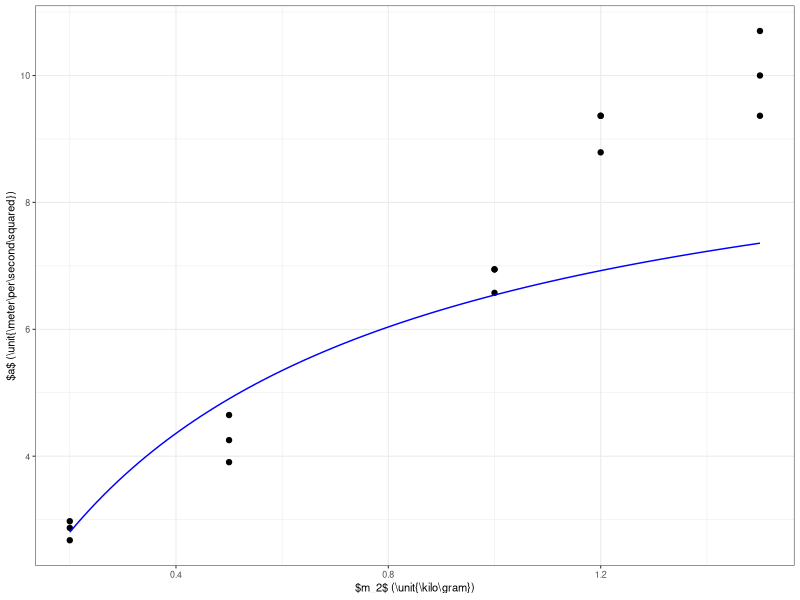

R code for this plot:
library(ggplot2)
raw <- read.csv("krasnopolsky.csv",header=TRUE)

library(dplyr)
data <- mutate(
 raw,
 ameas.ms2 = 2*x.m/t.s^2
 )

apredicted.ms2 <- function(m2,m1,mc){
  9.81*m2/(m2+m1+mc)
}

fig <- ggplot(data)+geom_point(aes(x=m2.kg,y=ameas.ms2))+
    #ylim(0,11)+xlim(0,1.5)+
    geom_function(fun=apredicted.ms2,args=list(m1=0.0,mc=0.5),color='blue')+
    xlab('$m_2$ (\\unit{\\kilo\\gram})')+
    ylab('$a$ (\\unit{\\meter\\per\\second\\squared})')+
    theme_bw(base_size=8)

library(svglite)
svglite('fig4.svg',width=3,height=2,pointsize=8)
print(fig)
dev.off()

library(xtable)
results <- summarize(
	mean.t = mean(t.s),
	sd.t = sd(t.s),
	mean.a = mean(ameas.ms2),
	sd.a = sd(ameas.ms2),
	group_by(data,m2.kg)
	)
print(xtable(results),include.rownames=FALSE,file='table1raw.tex')
